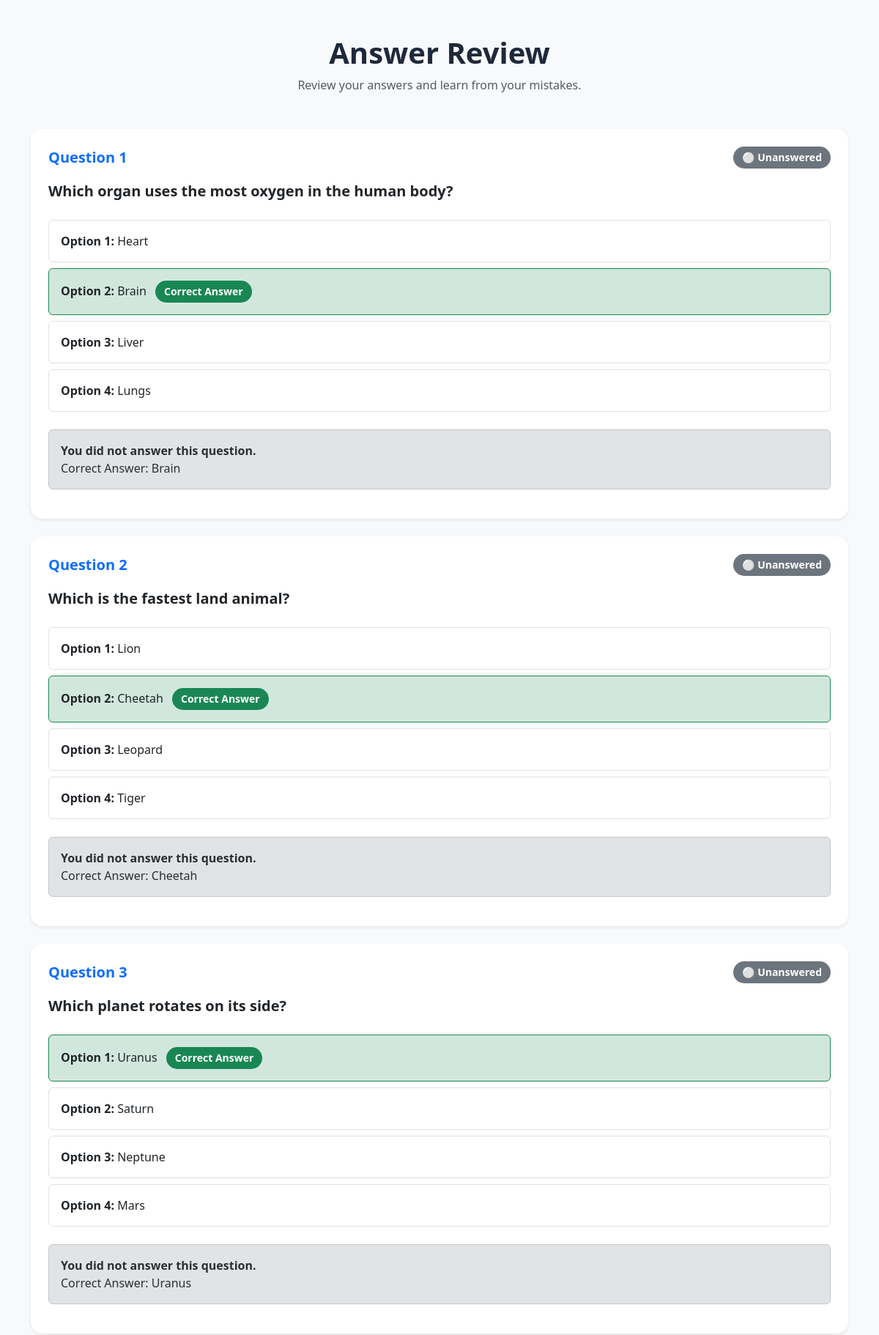
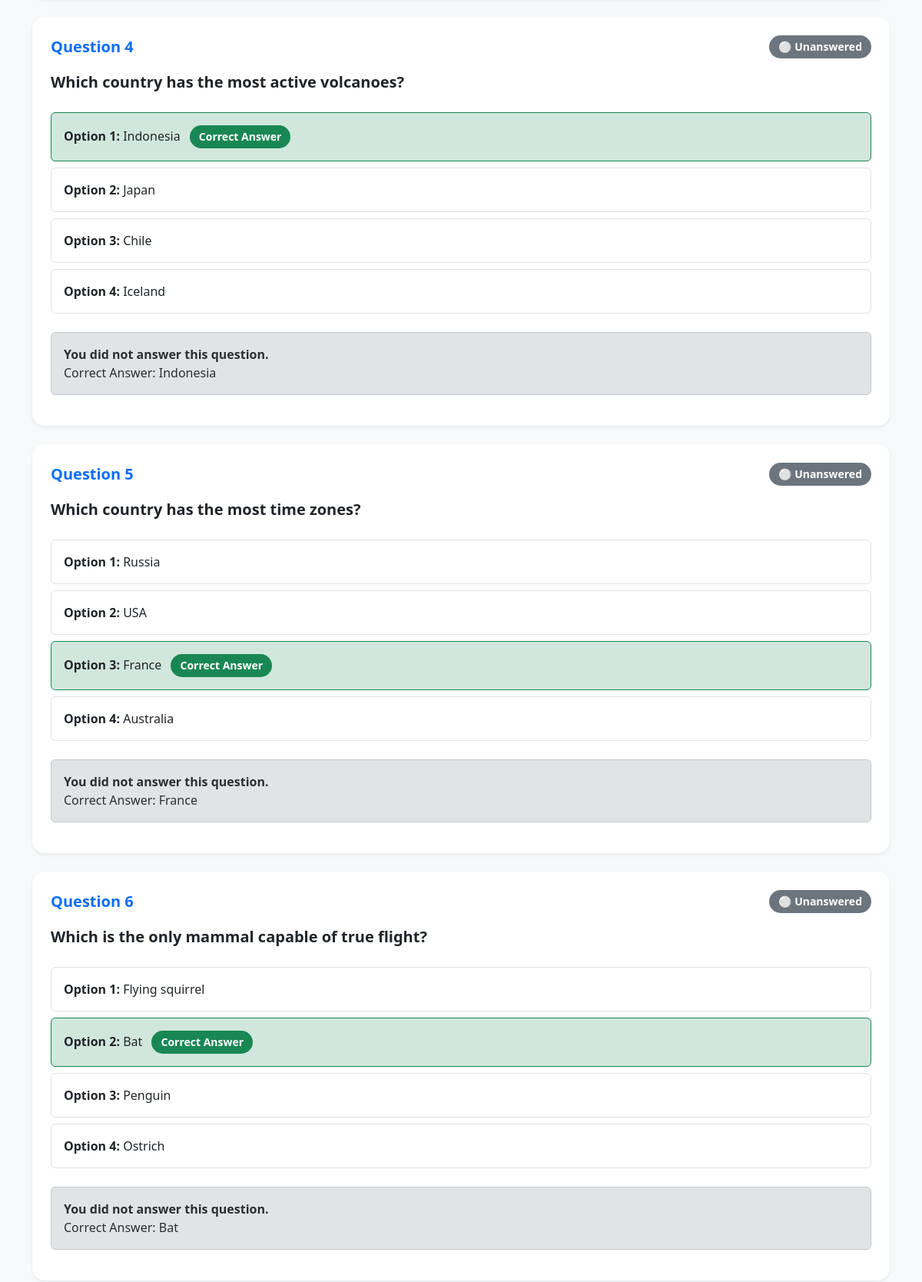
The page /online-quiz-system/participant/review.php?attempt_id=13 (signed in, upper part) on the database its author committed (2 pictures, top to bottom).
### tables this page shows
CREATE TABLE `answers` (
  `id` int(11) NOT NULL,
  `attempt_id` int(11) NOT NULL,
  `question_id` int(11) NOT NULL,
  `selected_answer` varchar(20) NOT NULL,
  `correct_answer` varchar(20) NOT NULL
);

CREATE TABLE `questions` (
  `id` int(11) NOT NULL,
  `category_id` int(11) NOT NULL,
  `question` text NOT NULL,
  `option1` varchar(255) NOT NULL,
  `option2` varchar(255) NOT NULL,
  `option3` varchar(255) NOT NULL,
  `option4` varchar(255) NOT NULL,
  `correct_answer` enum('option1','option2','option3','option4') NOT NULL DEFAULT current_timestamp(),
  `created at` timestamp NOT NULL DEFAULT current_timestamp() ON UPDATE current_timestamp()
);

### online-quiz-system/participant/review.php (the view, shortened to what this page needs)
<?php
include("../includes/db.php");
$attempt_id = intval($_GET['attempt_id']);
$query = mysqli_query(
    $conn,
    "SELECT
        answers.question_id,
        answers.selected_answer,
        answers.correct_answer,
        questions.question,
        questions.option1,
        questions.option2,
        questions.option3,
        questions.option4
     FROM answers
     INNER JOIN questions
        ON answers.question_id = questions.id
     WHERE answers.attempt_id='$attempt_id'
     ORDER BY answers.question_id ASC"
);
$question_number = 0;
?>
<!DOCTYPE html>
<html lang="en">
<head>
<link
    href="https://cdn.jsdelivr.net/npm/bootstrap@5.3.7/dist/css/bootstrap.min.css"
    rel="stylesheet"
>
<link
    rel="stylesheet"
    href="../css/style.css"
>
<link
    rel="stylesheet"
    href="https://cdn.jsdelivr.net/npm/bootstrap-icons@1.11.3/font/bootstrap-icons.min.css"
>
</head>
<body class="bg-light">
<?php include("../includes/header.php"); ?>
<div class="container py-5">
<div class="text-center mb-5">
<h1 class="fw-bold">
Answer Review
</h1>
<p class="text-muted">
Review your answers and learn from your mistakes.
</p>
</div>
<?php while($row = mysqli_fetch_assoc($query)) { ?>
<?php
$question_number++;
if($row['selected_answer'] == 'unanswered')
{
    $status = "unanswered";
    $status_text = "Unanswered";
    $status_color = "secondary";
    $status_icon = "⚪";
}
elseif($row['selected_answer'] == $row['correct_answer'])
{
    $status = "correct";
    $status_text = "Correct";
    $status_color = "success";
    $status_icon = "🟢";
}
else
{
    $status = "wrong";
    $status_text = "Wrong";
    $status_color = "danger";
    $status_icon = "🔴";
}
$correct_text = "";
if($row['correct_answer'] == 'option1')
{
    $correct_text = $row['option1'];
}
elseif($row['correct_answer'] == 'option2')
{
    $correct_text = $row['option2'];
}
elseif($row['correct_answer'] == 'option3')
{
    $correct_text = $row['option3'];
}
elseif($row['correct_answer'] == 'option4')
{
    $correct_text = $row['option4'];
}
?>
<div class="card shadow-sm border-0 mb-4">
<div class="card-body p-4">
<div class="d-flex justify-content-between align-items-center mb-3">
<h5 class="fw-bold text-primary mb-0">
Question <?php echo $question_number; ?>
</h5>
<span class="badge bg-<?php echo $status_color; ?>">
<?php echo $status_icon; ?>
<?php echo $status_text; ?>
</span>
</div>
<p class="fs-5 fw-semibold mb-4">
<?php echo htmlspecialchars($row['question']); ?>
</p>
<div class="mb-4">
<div class="p-3 rounded border mb-2
<?php
if($row['correct_answer'] == 'option1')
{
    echo 'border-success bg-success-subtle';
}
elseif($row['selected_answer'] == 'option1')
{
    echo 'border-danger bg-danger-subtle';
}
?>
">
<strong>Option 1:</strong>
<?php echo htmlspecialchars($row['option1']); ?>
<?php if($row['correct_answer'] == 'option1') { ?>
<span class="badge bg-success ms-2">
Correct Answer
</span>
<?php } ?>
</div>
<div class="p-3 rounded border mb-2
<?php
if($row['correct_answer'] == 'option2')
{
    echo 'border-success bg-success-subtle';
}
elseif($row['selected_answer'] == 'option2')
{
    echo 'border-danger bg-danger-subtle';
}
?>
">
<strong>Option 2:</strong>
<?php echo htmlspecialchars($row['option2']); ?>
<?php if($row['correct_answer'] == 'option2') { ?>
<span class="badge bg-success ms-2">
Correct Answer
</span>
<?php } ?>
</div>
<div class="p-3 rounded border mb-2
<?php
if($row['correct_answer'] == 'option3')
{
    echo 'border-success bg-success-subtle';
}
elseif($row['selected_answer'] == 'option3')
{
    echo 'border-danger bg-danger-subtle';
}
?>
">
<strong>Option 3:</strong>
<?php echo htmlspecialchars($row['option3']); ?>
<?php if($row['correct_answer'] == 'option3') { ?>
<span class="badge bg-success ms-2">
Correct Answer
</span>
<?php } ?>
</div>
<div class="p-3 rounded border mb-2
<?php
if($row['correct_answer'] == 'option4')
{
    echo 'border-success bg-success-subtle';
}
elseif($row['selected_answer'] == 'option4')
{
    echo 'border-danger bg-danger-subtle';
}
?>
">
<strong>Option 4:</strong>
<?php echo htmlspecialchars($row['option4']); ?>
</div>
</div>
<?php if($status == "unanswered") { ?>
<div class="alert alert-secondary">
<strong>You did not answer this question.</strong>
<br>
Correct Answer:
<?php echo htmlspecialchars($correct_text); ?>
</div>
<?php } ?>
</div>
</div>
<?php } ?>
</div>
<?php include("../includes/footer.php"); ?>
</body>
</html>

### online-quiz-system/css/style.css (style rules this page uses)
body { font-family: "Segoe UI", Tahoma, Geneva, Verdana, sans-serif; background: #f5f7fb; color: #1E293B; }
.card { border: none; border-radius: 16px; box-shadow: 0 8px 20px rgba(0, 0, 0, .08); transition: .25s; }
h1, h2, h3, h4, h5 { font-weight: 700; color: #1E293B; }
.badge { padding: 8px 12px; border-radius: 20px; font-size: 14px; }

### rows shown on the page
answers: selected_answer "⚪", selected_answer "Unanswered", question.question "Which organ uses the most oxygen in the human body?", question.option1 "Heart", question.option2 "Brain", correct_answer "Correct Answer", question.option3 "Liver", question.option4 "Lungs"
answers: selected_answer "⚪", selected_answer "Unanswered", question.question "Which is the fastest land animal?", question.option1 "Lion", question.option2 "Cheetah", correct_answer "Correct Answer", question.option3 "Leopard", question.option4 "Tiger"
answers: selected_answer "⚪", selected_answer "Unanswered", question.question "Which planet rotates on its side?", question.option1 "Uranus", correct_answer "Correct Answer", question.option2 "Saturn", question.option3 "Neptune", question.option4 "Mars"
answers: selected_answer "⚪", selected_answer "Unanswered", question.question "Which country has the most active volcanoes?", question.option1 "Indonesia", correct_answer "Correct Answer", question.option2 "Japan", question.option3 "Chile", question.option4 "Iceland"
answers: selected_answer "⚪", selected_answer "Unanswered", question.question "Which country has the most time zones?", question.option1 "Russia", question.option2 "USA", question.option3 "France", correct_answer "Correct Answer", question.option4 "Australia"
answers: selected_answer "⚪", selected_answer "Unanswered", question.question "Which is the only mammal capable of true flight?", question.option1 "Flying squirrel", question.option2 "Bat", correct_answer "Correct Answer", question.option3 "Penguin", question.option4 "Ostrich"
